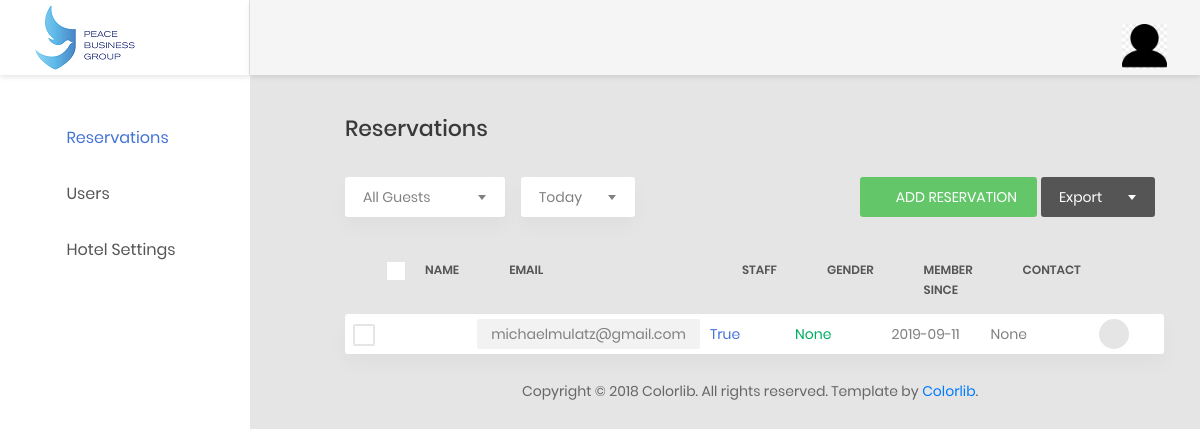
The page /reservations/admin/users/ (signed in) on the database as committed earlier.
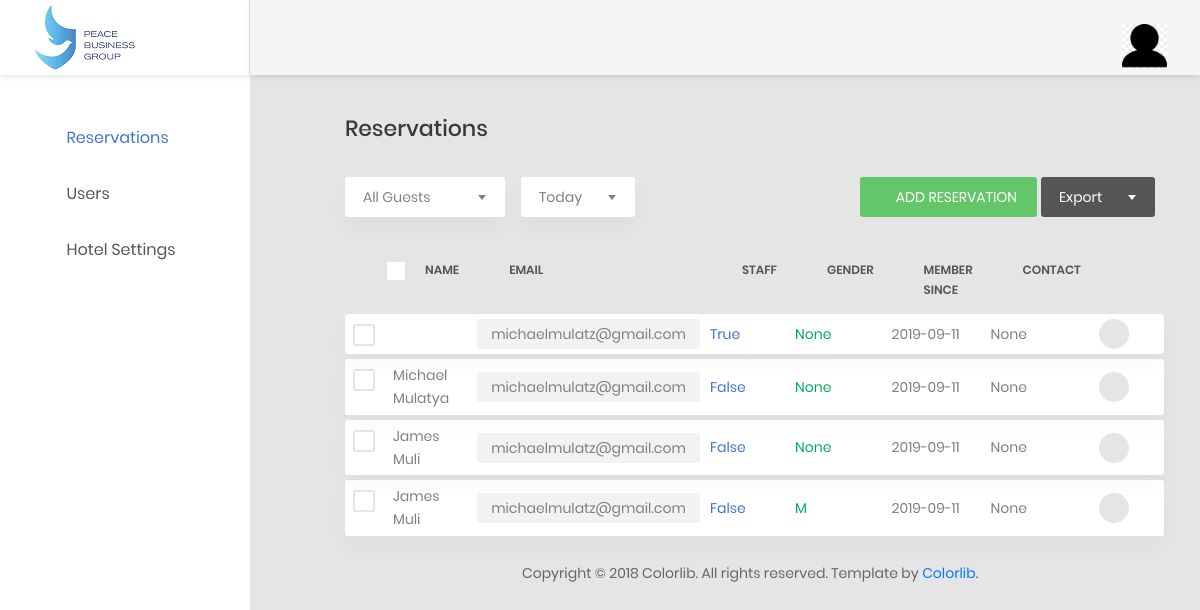
The same page on the database as committed later.
### reservations/models.py (models this page shows, shortened)
class Pbguser(models.Model):
	user = models.OneToOneField(
		User,
		default=None,
		null=True,
		on_delete=models.CASCADE)
	gender_choices = [('M','Male'),('F','Female')]
	gender = models.CharField(
		choices=gender_choices,
		max_length=1,
		default=None,
		null=True
		)
	phone_number = models.CharField(max_length=50,
		null=True)

### reservations/views.py (the view)
# urls.py: path('admin/users/',views.userslist,name='users'),
@login_required()
def userslist(request):
	users = Pbguser.objects.all()
	return render(request,'reservations/admin/users.html',{'users':users})

### reservations/templates/reservations/admin/users.html (shortened to what the changed rows need)
{% extends "reservations/admin/base.html" %}
{% block maincontent %}
    <div class="row">
                            <div class="col-md-12">
                                <div class="table-responsive table-responsive-data2">
                                    <table class="table table-data2">
                                        <thead>
                                            <tr>
                                                <th>
                                                    <label class="au-checkbox">
                                                        <span class="au-checkmark"></span>
                                                    </label>
                                                </th>
                                                <th>name</th>
                                                <th>email</th>
                                                <th>staff</th>
                                                <th>gender</th>
                                                <th>member since</th>
                                                <th>contact</th>
                                                <th></th>
                                            </tr>
                                        </thead>
                                        <tbody>
                                            {% for user in users %}
                                                <tr class="tr-shadow">
                                                    <td>
                                                        <label class="au-checkbox">
                                                            <span class="au-checkmark"></span>
                                                        </label>
                                                    </td>
                                                    <td>{{ user.user.get_full_name }}</td>
                                                    <td>
                                                        <span class="block-email">{{ user.user.email }}</span>
                                                    </td>
                                                    <td class="desc">{{ user.user.is_staff }}</td>
                                                    <td>
                                                        <span class="status--process">{{ user.gender }}</span>
                                                    </td>
                                                    <td>
                                                        {{ user.user.date_joined|date:"Y-m-d" }}
                                                    </td>
                                                    <td>{{ user.phone_number }}</td>
                                                    <td>
                                                            <a href="{% url 'admin:reservations_pbguser_change' user.id %}" class="table-data-feature">
                                                                <button class="item" data-toggle="tooltip" data-placement="top" title="Edit">
                                                                    <i class="zmdi zmdi-edit"></i>
                                                                </button>
                                                            </a>
                                                    </td>
                                                </tr>
                                                <tr class="spacer"></tr>
                                            {% endfor %}
                                            </tbody>
                                    </table>
                                </div>
                            </div>
                        </div>
{% endblock %}

Rows that differ between the two databases and show on the page:
added Pbguser: user.get_full_name "Michael Mulatya", user.email "michaelmulatz@gmail.com", user.is_staff "False", gender "None", user.date_joined "2019-09-11", phone_number "None"
added Pbguser: user.get_full_name "James Muli", user.email "michaelmulatz@gmail.com", user.is_staff "False", gender "None", user.date_joined "2019-09-11", phone_number "None"
added Pbguser: user.get_full_name "James Muli", user.email "michaelmulatz@gmail.com", user.is_staff "False", gender "M", user.date_joined "2019-09-11", phone_number "None"
